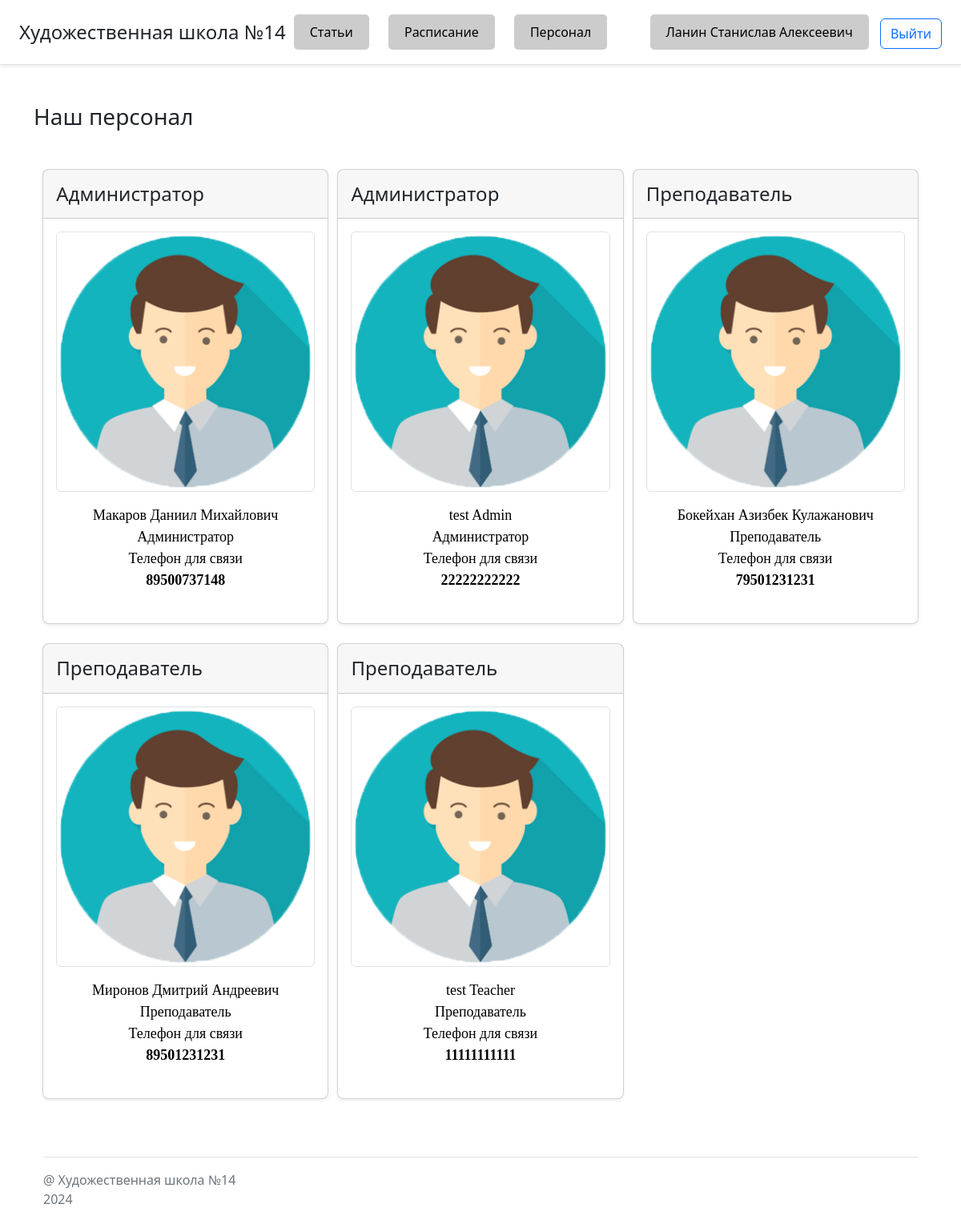
/lk_student/lk_workers.php (signed in), run on the app's committed database.
### tables this page shows
CREATE TABLE `users` (
  `id` int(11) NOT NULL,
  `full_name` varchar(45) NOT NULL,
  `login` varchar(7) DEFAULT NULL,
  `password` varchar(45) NOT NULL,
  `phone` bigint(11) NOT NULL,
  `roles_id` int(1) DEFAULT NULL
);

CREATE TABLE `roles` (
  `id` int(1) NOT NULL,
  `name` varchar(15) NOT NULL
);

### lk_student/lk_workers.php (the view, shortened to what this page needs)
<!DOCTYPE html>
<html lang="ru">
<head>
    <link rel="stylesheet" href="../css/style.css">
    <link rel="stylesheet" href="https://cdn.jsdelivr.net/npm/bootstrap@5.2.2/dist/css/bootstrap.min.css">
</head>
<body>
<?php require "../blocks/lk_header2.php";?>
<div class="container mt-5 ">
    <h3 class="mb-5">Наш персонал</h3>
    <div class="d-flex flex-wrap">
<?php
require "../connect.php";
$a = mysqli_query($connect, "SELECT users.full_name as full_name, users.phone AS phone, roles.name as name FROM users INNER JOIN roles ON users.roles_id = roles.id where roles.id = 3");
foreach ($a as $user)
{
?>
<div class="card mb-4 rounded-3 shadow-sm">
    <div class="card-header py-3">
        <h4 class="my-0 fw-normal"><?php echo $user['name'] ?></h4>
    </div>
    <div class="card-body">
        <img src="../img/ava.png" class="img-thumbnail" alt="">
        <ul class="list-unstyled mt-3 mb-4">
            <center>
                <li><?php echo $user['full_name']?></li>
                <li><?php echo $user['name']?></li>
                <li>Телефон для связи</li>
                <li><strong><?php echo $user['phone']?></strong></li>
            </center>
        </ul>
    </div>
    </div>
<?php
}
$a = mysqli_query($connect, "SELECT users.full_name as full_name, users.phone AS phone, roles.name as name FROM users INNER JOIN roles ON users.roles_id = roles.id where roles.id = 2");
foreach ($a as $user)
{
?>
<div class="card mb-4 rounded-3 shadow-sm">
    <div class="card-header py-3">
        <h4 class="my-0 fw-normal"><?php echo $user['name'] ?></h4>
    </div>
    <div class="card-body">
        <img src="../img/ava.png" class="img-thumbnail" alt="">
        <ul class="list-unstyled mt-3 mb-4">
            <center>
                <li><?php echo $user['full_name']?></li>
                <li><?php echo $user['name']?></li>
                <li>Телефон для связи</li>
                <li><strong><?php echo $user['phone']?></strong></li>
            </center>
        </ul>
    </div>
    </div>
<?php
}
?>
<?php require "../blocks/footer.php" ?>
</body>
</html>

### css/style.css (style rules this page uses)
.card { width: 32%; margin-left: 1%; }
li { color: #000000; font-size: 18px; font-family: "Times New Roman"; }

### data on the page
users: roles.name "Администратор", full_name "Макаров Даниил Михайлович", phone "89500737148"
users: roles.name "Администратор", full_name "test Admin", phone "22222222222"
users: roles.name "Преподаватель", full_name "Бокейхан Азизбек Кулажанович", phone "79501231231"
users: roles.name "Преподаватель", full_name "Миронов Дмитрий Андреевич", phone "89501231231"
users: roles.name "Преподаватель", full_name "test Teacher", phone "11111111111"

### other printed values
$_SESSION['users']['full_name'] "Ланин Станислав Алексеевич"
